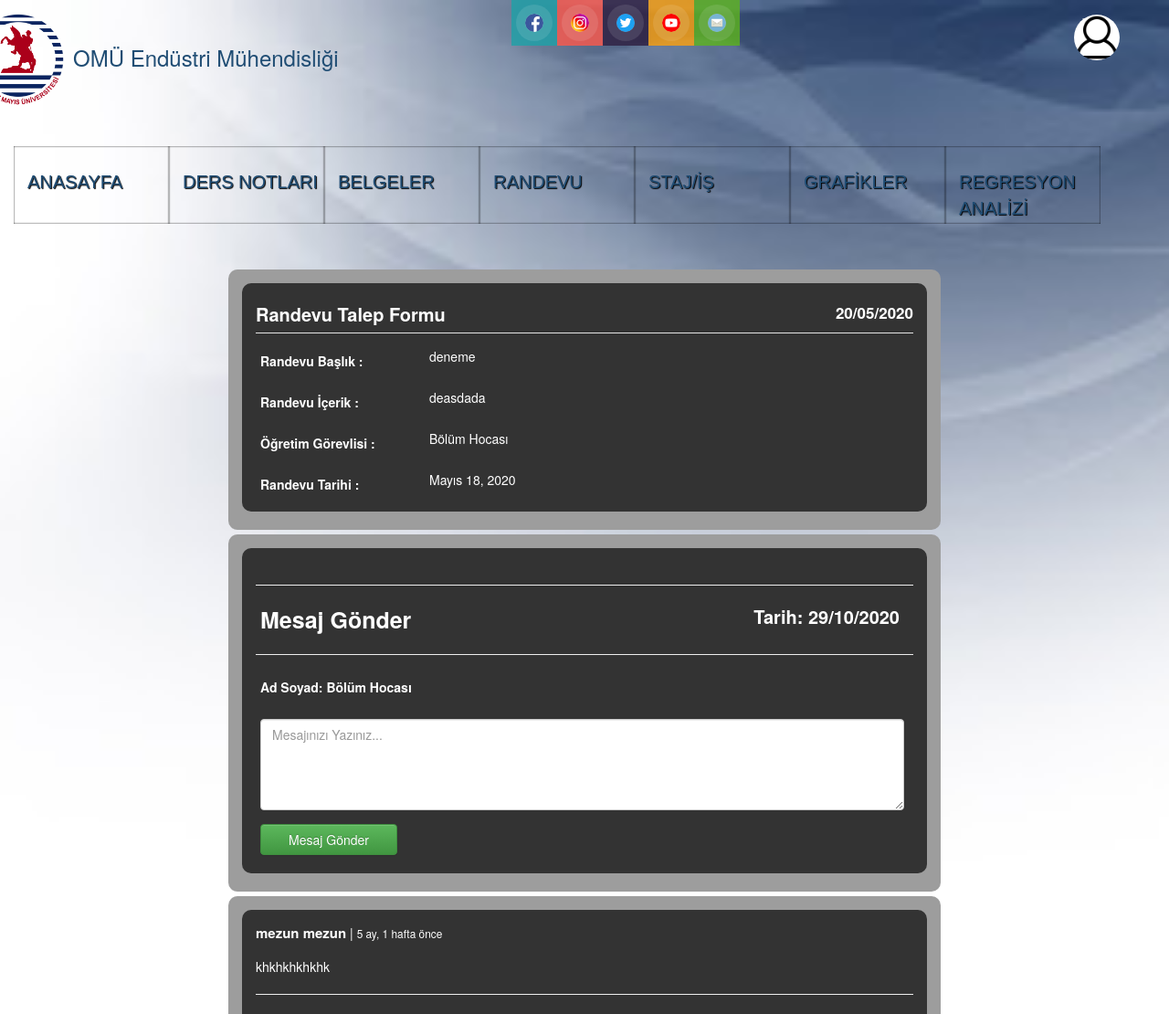
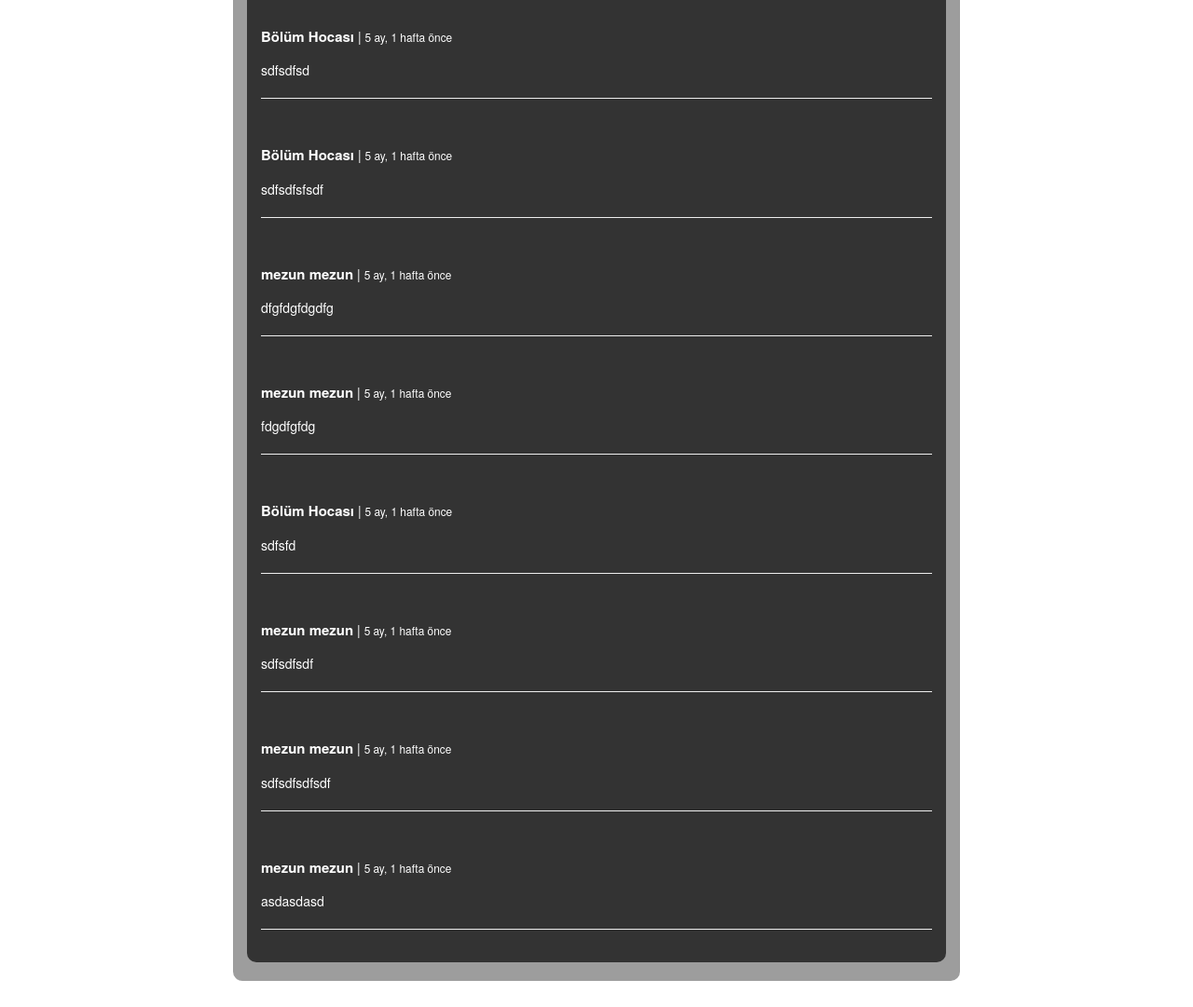
/randevu/detay/2/1/ (signed in), run on the app's committed database (2 pictures, top to bottom).
### randevu/models.py (models this page shows, shortened)
class randevuMezun(models.Model):
    randevuBaslik = models.CharField(max_length=100, null=False, verbose_name='Randevu Sebebi', blank=False)
    randevuIcerik = models.TextField(null=False, blank=False, verbose_name='Randevu İçeriği')
    randevuTarihi = models.DateField(null=False, blank=False)
    randevuTalepTarihi = models.DateTimeField(verbose_name='Randevunun Oluşturulma Tarihi', auto_now_add=True)
    randevuSender = models.CharField(max_length=250)
    mail = models.EmailField()
    ogretimGorevlisi = models.CharField(max_length=100, null=False, blank=False)

class MesajRandevuMezun(models.Model):
    randevu = models.ForeignKey('randevu.randevuMezun', related_name='mesajMezun', on_delete=models.CASCADE, null = True)
    ad = models.CharField(max_length=200)
    mesaj = models.TextField()
    belge = models.FileField(upload_to = 'belgeler' ,blank = True, null = True)
    mesajTarihi = models.DateTimeField(auto_now_add=True)

### randevu/views.py (the view, shortened to what this page needs)
# urls.py: url(r'^detay/(?P<id>[0-9]+)/(?P<istek>[0-9]+)/$', randevuIstekleriDetay, name='detay'),
def randevuIstekleriDetay(request, id, istek):
    global randevuMezun, randevuOgrenci
    for g in request.user.groups.all():
        if g.name == 'Öğretim Görevlisi':
            if istek == "0":
                ogrenciRandevu = randevuOgrenci.objects.get(id=id)
                form = MesajOgrenciForm(request.POST or None, request.FILES or None)
                tarih = datetime.datetime.now(tz=timezone.utc)
                hoca = OgretimGorevlisi.objects.get(user=request.user)
                hoca.oncekiGirisRandevuOgrenci = datetime.datetime.now(tz=timezone.utc)
                hoca.gorulenRandevuOgrenci = 0
                hoca.gorulenRandevu = hoca.gorulenRandevuOgrenci + hoca.gorulenRandevuMezun
                hoca.save()
                if form.is_valid():
                    mesaj = form.save(commit=False)
                    mesaj.randevu = ogrenciRandevu
                    mesaj.ad = request.user.get_full_name()
                    mesaj.mesajTarihi = datetime.datetime.now(tz=timezone.utc)
                    mesaj.save()
                    return redirect('randevu:detay', ogrenciRandevu.pk, 0)
                return render(request, 'randevu/detay.html', {'randevuOgrenci' :ogrenciRandevu, 'form': form, 'tarih': tarih, 'istek': istek})
            elif istek == "1":
                mezunRandevu = randevuMezun.objects.get(id=id)
                form = MesajMezunForm(request.POST or None, request.FILES or None)
                tarih = datetime.datetime.now(tz=timezone.utc)
                hoca = OgretimGorevlisi.objects.get(user=request.user)
                hoca.oncekiGirisRandevuMezun = datetime.datetime.now(tz=timezone.utc)
                hoca.gorulenRandevuMezun = 0
                hoca.gorulenRandevu = hoca.gorulenRandevuOgrenci + hoca.gorulenRandevuMezun
                hoca.save()
                return render(request, 'randevu/detay.html', {'randevuMezun': mezunRandevu, 'form': form, 'tarih': tarih, 'istek': istek})
            return render(request, 'randevu/detay.html')

### randevu/forms.py
class MesajMezunForm(forms.ModelForm):
    class Meta:
        model = MesajRandevuMezun
        fields = ['mesaj']

### templates/randevu/detay.html (shortened to what this page needs)
{% extends 'base.html' %}
{% load static %}
{% block body %}
<div class="container" style="width: 780px; background-color: #9d9d9d; margin-top: 50px;
-webkit-border-radius: 10px; -moz-border-radius: 10px; border-radius: 10px 10px 10px 10px;">
    <div class="container"
         style="background-color: #333333; width: 750px; margin-bottom: 20px; margin-top: 15px;
     -webkit-border-radius: 10px; -moz-border-radius: 10px; border-radius: 10px 10px 10px 10px;">
        {% for g in user.groups.all %}
{% if g.name == 'Öğretim Görevlisi' %}
{% if istek == "1" %}
    <legend style="margin-top: 20px; color: white; margin-bottom: 5px; font-size: 20px;"><b><p
                style="margin-top: 10px; margin-bottom: 5px; font-size: 20px; color: white;">
            Randevu Talep Formu <small style="color:white; float: right;"> {{ randevuMezun.randevuTalepTarihi|date:"d/m/Y"}}</small></p>
        </b></legend>
        <div class="row" style="margin-left: 5px; margin-right: 5px; color: white">
            <form class="form-group row">
                <p>
                <div class="col-sm-3" style="margin-top: 5px;">
                    <label class="col-form-label">Randevu Başlık :</label>
                </div>
                <div class="col-sm-9">
                    {{randevuMezun.randevuBaslik}}
                </div>
                </p>
            </form>
            <form class="form-group row">
                <div class="col-sm-3" style="margin-top: 5px;">
                    <label class="col-form-label">Randevu İçerik :</label>
                </div>
                <div class="col-sm-9">
                    {{randevuMezun.randevuIcerik}}
                </div>
            </form>
            <form class="form-group row">
                <div class="col-sm-3" style="margin-top: 5px;">
                    <label class="col-form-label">Öğretim Görevlisi :</label>
                </div>
                <div class="col-sm-9">
                    {{randevuMezun.ogretimGorevlisi}}
                </div>
            </form>
            <form class="form-group row">
                <div class="col-sm-3" style="margin-top: 5px;">
                    <label class="col-form-label">Randevu Tarihi :</label>
                </div>
                <div class="col-sm-9">
                    {{randevuMezun.randevuTarihi}}
                </div>
            </form>
        </div>
    </div>
</div>
<div class="container" style="width: 780px; background-color: #9d9d9d; margin-bottom: 5px; margin-top: 5px;
-webkit-border-radius: 10px; -moz-border-radius: 10px; border-radius: 10px 10px 10px 10px;">
    <div class="container"
         style="background-color: #333333; width: 750px; margin-bottom: 20px; margin-top: 15px;
     -webkit-border-radius: 10px; -moz-border-radius: 10px; border-radius: 10px 10px 10px 10px;">
        <br>
        <hr>
        <b><span style="margin-left: 5px; font-size: 25px; color: white;">Mesaj Gönder</span><span
                style="float: right; margin-right: 15px; color: white; font-size: 20px;">Tarih: {{ tarih|date:"d/m/Y" }}</span></b>
        <hr>
        {% include 'randevu/mesajlar.html' %}
    </div>
</div>
<div class="container" style="width: 780px; background-color: #9d9d9d; margin-bottom: 40px; margin-top: 5px;
-webkit-border-radius: 10px; -moz-border-radius: 10px; border-radius: 10px 10px 10px 10px;">
    <div class="container"
         style="background-color: #333333; width: 750px; margin-bottom: 20px; margin-top: 15px;
     -webkit-border-radius: 10px; -moz-border-radius: 10px; border-radius: 10px 10px 10px 10px;">
        {% for mesaj in randevuMezun.mesajMezun.all %}
        <form class="form-group row">
            <div class="col-sm-12" style="margin-top: 15px; color: white;">
                <label class="col-form-label" style="font-size: 15px;">{{mesaj.ad}}</label> |
                <small>{{mesaj.mesajTarihi|timesince}} önce</small>
            </div>
            <div class="col-sm-12" style="color: white;">
                <p>{{mesaj.mesaj|linebreaks}}</p>
                <hr>
            </div>
        </form>
        {% endfor %}
{% endif %}
{% endif %}
{% endfor %}
{% endblock %}

### templates/base.html (shortened to what this page needs)
{% load static %}
<!DOCTYPE html>
<html lang="tr">
<head>
    <link rel="stylesheet" href="{% static 'css/bootstrap.min.css' %}" type="text/css">
    <link rel="stylesheet" href="{% static 'css/body.css' %}" type="text/css">
    <link rel="stylesheet" href="{% static 'css/menu2.css' %}" type="text/css">
    <link rel="stylesheet" href="{% static 'css/menu.css' %}" type="text/css">
    <link rel="stylesheet" href="{% static 'css/footer.css' %}" type="text/css">
    <link rel="stylesheet" href="{% static 'css/sosyalmedya.css' %}" type="text/css">
    <link rel="stylesheet" href="{% static 'css/profil.css' %}" type="text/css">
    {% include 'base/css.html' %}
</head>
<body style="">
<div class="container">
    <div class="col-lg-1">
        <div class="logo"><img id="logo" src="{% static 'images/omu-logotr.png' %}"/></div>
    </div>
    <div class="col-lg-4">
        <br>
        <h3 id="baslik" class="title">OMÜ Endüstri Mühendisliği</h3>
    </div>
    <div class="col-lg-3">
        <ul class="nav">
            <a href="https://www.facebook.com/omuendustri/" target="_blank">
                <li class="hm">
                    <img class="icon" src="{% static 'images/facebook.png' %}" alt="">
                </li>
            </a>
            <a href="https://www.instagram.com/omuendustri/" target="_blank">
            <li class="fb">
                <img class="icon" src="{% static 'images/instagram.png' %}" alt="">
            </li>
            </a>
            <a href="https://twitter.com/emmtomu" target="_blank">
            <li class="gp">
                <img class="icon" src="{% static 'images/twitter.png' %}" alt="">
            </li>
            </a>
            <a href="https://www.youtube.com/channel/UCCdABDcBJFOBnN6jZbnlChw" target="_blank">
            <li class="tw">
                <img class="icon" src="{% static 'images/youtube.png' %}" alt="">
            </li>
            </a>
            <li class="cl">
                <img class="icon" src="{% static 'images/mail.png' %}" alt="">
            </li>
        </ul>
    </div>
    <div class="dropdown1 col-lg-1" id="dropdown1">
        <button class="btn3 btn-default dropdown-toggle" type="button" id="dropdownMenu1" data-toggle="dropdown"
                aria-haspopup="true" aria-expanded="true">
            <center><img id="avatar" src="{% static 'images/user.jpg' %}"></center>
        </button>
    </div>
</div>
{% for g in user.groups.all %}
{% if g.name == 'Öğretim Görevlisi' %}
<div id="deneme" class="container">
    <ul id="sdt_menu" class="sdt_menu">
        <li>
            <a href="{% url 'anasayfa' %}">
                <span class="sdt_wrap">
              <span class="sdt_link" style="color:#204d74;">ANASAYFA</span>
            </span>
            </a>
        </li>
        <li>
            <a href="#">
                <span class="sdt_wrap">
              <span class="sdt_link" style="color:#204d74">DERS NOTLARI</span>
            </span>
            </a>
        </li>
        <li>
            <a href="#">
                <span class="sdt_wrap">
            <span class="sdt_link" style="color:#204d74;">BELGELER
                </span>
            </span>
            </a>
        </li>
        <li>
            <a href="{% url 'randevu:list' %}">
                <span class="sdt_wrap">
                <span class="sdt_link" style="color:#204d74">RANDEVU
                    </span>
                </span>
            </a>
        </li>
        <li>
            <a href="#">
                <span class="sdt_wrap">
              <span class="sdt_link" style="color:#204d74;">STAJ/İŞ
              </span>
            </span>
            </a>
        </li>
        <li>
            <a href="{% url 'charts' %}">
                <span class="sdt_wrap">
              <span class="sdt_link" style="color:#204d74;">Grafikler</span>
            </span>
            </a>
        </li>
        <li>
            <a href="{% url 'machine:machine' %}">
                <span class="sdt_wrap">
              <span class="sdt_link" style="color:#204d74;">Regresyon Analizi</span>
            </span>
            </a>
        </li>
    </ul>
</div>
{% endif %}
{% endfor %}
{% block body %}
{% endblock %}
</body>
</html>

### templates/randevu/mesajlar.html (shortened to what this page needs)
<form method="POST" enctype="multipart/form-data">
    <div class="row" style="margin-left: 5px; color: white;">
        <div class="form-group row" style="margin-right: 10px;">
            <div class="col-sm-12" style="margin-top: 5px;">
                <label class="col-form-label">Ad Soyad: {{user.get_full_name}}</label>
            </div>
        </div>
        <div class="form-group row" style="margin-right: 10px;">
            <div class="col-sm-12" style="margin-top: 5px;">
                <textarea class="form-control" type="text" placeholder="Mesajınızı Yazınız..." style="height: 100px;" {{form.mesaj}}
            </div>
        </div>
        <input class="btn btn-success" type="submit" value="Mesaj Gönder" style="width: 150px; margin-bottom: 20px;">
    </div>
</form>

### static/css/body.css (style rules this page uses)
body { background-image: url('/static/images/arkaplan6.jpeg'); background-repeat: no-repeat; background-position: top center; background-attachment: fixed; background-size: cover; -webkit-background-size: cover; -moz-background-size: cover; -o-background-size: cover; margin: 0; padding: 0; font-family:Arial; }

### static/css/menu2.css (style rules this page uses)
ul.sdt_menu { margin:0; padding:0; list-style: none; font-family:"Myriad Pro", "Trebuchet MS", sans-serif; font-size:14px; width:1020px; }
ul.sdt_menu a { text-decoration:none; outline:none; }
ul.sdt_menu li { float:left; width:170px; height:85px; position:relative; cursor:pointer; }
ul.sdt_menu li > a { position:absolute; top:0px; left:0px; width:170px; height:85px; z-index:12; background:transparent url(../images/overlay.png) no-repeat bottom right; -moz-box-shadow:0px 0px 2px #000 inset; -webkit-box-shadow:0px 0px 2px #000 inset; box-shadow:0px 0px 2px #000 inset; }
ul.sdt_menu li span.sdt_wrap { position:absolute; top:25px; left:0px; width:170px; height:60px; z-index:15; }
ul.sdt_menu li span span.sdt_link, ul.sdt_menu li span span.sdt_descr, ul.sdt_menu li div.sdt_box a { margin-left:15px; text-transform:uppercase; text-shadow:1px 1px 1px #000; }
ul.sdt_menu li span span.sdt_link { color:#fff; font-size:24px; float:left; clear:both; }

### static/css/menu.css (style rules this page uses)
#deneme { width: 100%; }
#deneme ul li a span { font-size: 20px; }
ul.sdt_menu { margin-top:40px; width: auto; height: 70px; }

### static/css/footer.css (style rules this page uses)
#baslik { color: #204d74; margin-left: -100px; margin-top: 30px; }
#logo { width: 110px; margin-left: -120px; margin-top: 10px; }

### static/css/sosyalmedya.css (style rules this page uses)
ul li { list-style:none; }
.nav { overflow:hidden; margin:0 auto; width:750px; }
.nav li { width:50px; height:50px; display:inline-block; float:left; cursor:pointer; transition:all 0.4s; -webkit-transition:all 0.4s; -moz-transition:all 0.4s; }
img.icon { height: 20px; width: 20px; background:rgba(255, 255, 255, 0.4); border-radius:100%; margin:15px auto; display:block; transition:all 0.8s; -webkit-transition:all 0.8s; -moz-transition:all 0.8s; box-shadow: 0 0 0 30px rgba(255,255,255,0.1); -webkit-box-shadow: 0 0 0 10px rgba(255,255,255,0.1); }
.hm { background:rgba(29, 162, 168, 0.8); }
.fb { background:rgba(255, 89, 76, 0.8); }
.gp { background:rgba(47, 31, 64, 0.8); }
.tw { background:rgba(254, 162, 14, 0.8); }
.cl { background:rgba(93, 181, 29, 0.8); }

### static/css/profil.css (style rules this page uses)
#dropdown1 { margin-left: 280px; }
#avatar { width:50px; height:50px; margin-top: -5px; margin-left: -15px; border-radius:100%; }
.btn3 { width:0px; height:0px; margin-left: 60px; margin-top: 20px; border: none; border-radius:100%; background-image: url('images/arkaplan.jpg'); }

### data on the page
randevuMezun: randevuTalepTarihi "20/05/2020", randevuBaslik "deneme", randevuIcerik "deasdada", ogretimGorevlisi "Bölüm Hocası", randevuTarihi "Mayıs 18, 2020"
MesajRandevuMezun: ad "mezun mezun", mesajTarihi "5 ay, 1 hafta", mesaj "khkhkhkhkhk"
MesajRandevuMezun: ad "Bölüm Hocası", mesajTarihi "5 ay, 1 hafta", mesaj "sdfsdfsd"
MesajRandevuMezun: ad "Bölüm Hocası", mesajTarihi "5 ay, 1 hafta", mesaj "sdfsdfsfsdf"
MesajRandevuMezun: ad "mezun mezun", mesajTarihi "5 ay, 1 hafta", mesaj "dfgfdgfdgdfg"
MesajRandevuMezun: ad "mezun mezun", mesajTarihi "5 ay, 1 hafta", mesaj "fdgdfgfdg"
MesajRandevuMezun: ad "Bölüm Hocası", mesajTarihi "5 ay, 1 hafta", mesaj "sdfsfd"
MesajRandevuMezun: ad "mezun mezun", mesajTarihi "5 ay, 1 hafta", mesaj "sdfsdfsdf"
MesajRandevuMezun: ad "mezun mezun", mesajTarihi "5 ay, 1 hafta", mesaj "sdfsdfsdfsdf"
MesajRandevuMezun: ad "mezun mezun", mesajTarihi "5 ay, 1 hafta", mesaj "asdasdasd"

### other printed values
{{ user.get_full_name }} "Bölüm Hocası"
